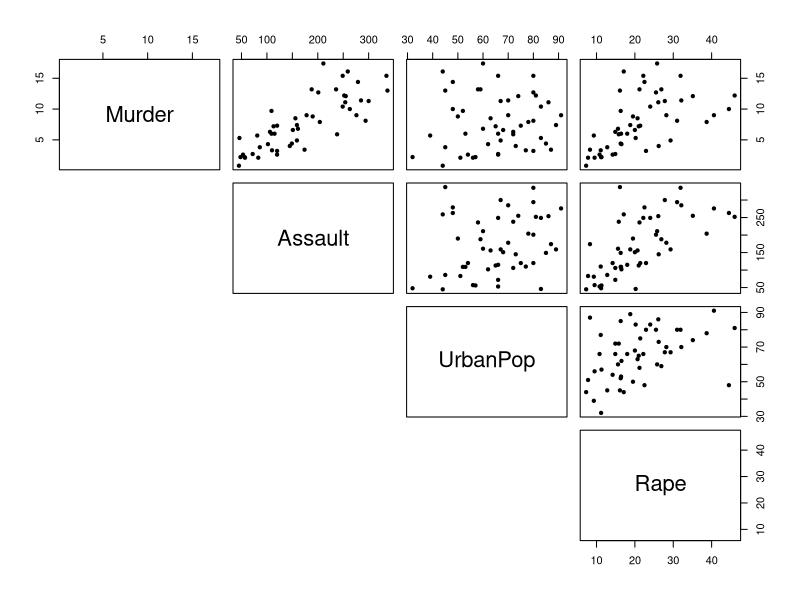
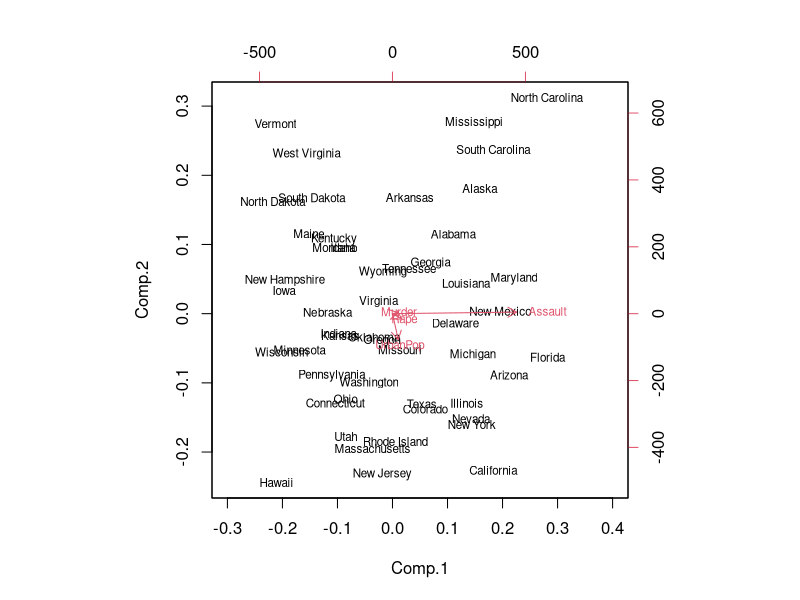
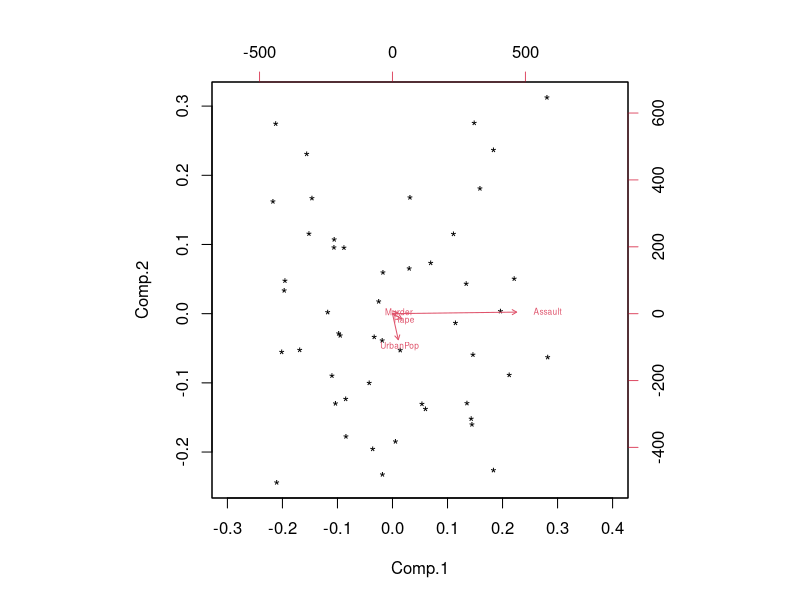

These figures' R source, in order:
library(skimr)
library(knitr)
library(corrplot)
library(TeachingDemos)
library(ade4)

pairs(USArrests,pch=20,lower.panel = NULL)
data("USArrests")
str(USArrests,vec.len=2)

knit_print(skim(USArrests))
cor.arrest<-cor(USArrests)
round(cor.arrest,2)
set.seed(1)
arrest.pca<-princomp(USArrests)
summary(arrest.pca)
biplot(arrest.pca,xlim=c(-0.3,0.4),cex=.7)

biplot(arrest.pca,xlim=c(-0.3,0.4),xlabs=rep("*",nrow(USArrests)), cex=c(1,0.5),
       arrow.len=0.05)
